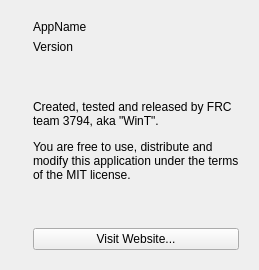
      <widget class="QWidget" name="AboutTab">
       <attribute name="icon">
        <iconset resource="../../etc/resources/resources.qrc">
         <normaloff>:/icons/Info.png</normaloff>:/icons/Info.png</iconset>
       </attribute>
       <attribute name="title">
        <string/>
       </attribute>
       <attribute name="toolTip">
        <string>Application Information</string>
       </attribute>
       <layout class="QHBoxLayout" name="horizontalLayout_5">
        <item>
         <widget class="QLabel" name="Icon">
          <property name="maximumSize">
           <size>
            <width>128</width>
            <height>128</height>
           </size>
          </property>
          <property name="text">
           <string/>
          </property>
          <property name="pixmap">
           <pixmap resource="../../etc/resources/resources.qrc">:/icon.ico</pixmap>
          </property>
          <property name="scaledContents">
           <bool>true</bool>
          </property>
          <property name="alignment">
           <set>Qt::AlignCenter</set>
          </property>
         </widget>
        </item>
        <item>
         <widget class="QWidget" name="AboutWidget" native="true">
          <layout class="QVBoxLayout" name="verticalLayout_7">
           <item>
            <widget class="QLabel" name="AppName">
             <property name="text">
              <string>AppName</string>
             </property>
            </widget>
           </item>
           <item>
            <widget class="QLabel" name="AppVersion">
             <property name="text">
              <string>Version</string>
             </property>
            </widget>
           </item>
           <item>
            <spacer name="SpacerAboutTop">
             <property name="orientation">
              <enum>Qt::Vertical</enum>
             </property>
             <property name="sizeHint" stdset="0">
              <size>
               <width>20</width>
               <height>40</height>
              </size>
             </property>
            </spacer>
           </item>
           <item>
            <widget class="QLabel" name="LicenseLabel">
             <property name="text">
              <string>&lt;p&gt;Created, tested and released by FRC team 3794, aka &quot;WinT&quot;. &lt;/p&gt;&lt;p&gt;You are free to use, distribute and modify this application under the terms of the MIT license.&lt;/p&gt;</string>
             </property>
             <property name="textFormat">
              <enum>Qt::RichText</enum>
             </property>
             <property name="wordWrap">
              <bool>true</bool>
             </property>
            </widget>
           </item>
           <item>
            <spacer name="SpacerAboutBottom">
             <property name="orientation">
              <enum>Qt::Vertical</enum>
             </property>
             <property name="sizeHint" stdset="0">
              <size>
               <width>20</width>
               <height>40</height>
              </size>
             </property>
            </spacer>
           </item>
           <item>
            <widget class="QPushButton" name="Website">
             <property name="text">
              <string>Visit Website...</string>
             </property>
            </widget>
           </item>
          </layout>
         </widget>
        </item>
       </layout>
      </widget>
